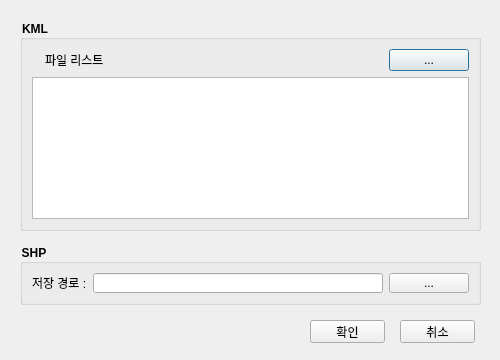
<?xml version="1.0" encoding="UTF-8"?>
<ui version="4.0">
 <class>Dialog</class>
 <widget class="QDialog" name="Dialog">
  <property name="geometry">
   <rect>
    <x>0</x>
    <y>0</y>
    <width>500</width>
    <height>360</height>
   </rect>
  </property>
  <property name="minimumSize">
   <size>
    <width>500</width>
    <height>360</height>
   </size>
  </property>
  <property name="maximumSize">
   <size>
    <width>500</width>
    <height>360</height>
   </size>
  </property>
  <property name="windowTitle">
   <string>KML 가져오기</string>
  </property>
  <property name="styleSheet">
   <string notr="true">QGroupBox { font-weight:bold; }</string>
  </property>
  <widget class="QGroupBox" name="groupBox">
   <property name="geometry">
    <rect>
     <x>20</x>
     <y>20</y>
     <width>461</width>
     <height>211</height>
    </rect>
   </property>
   <property name="title">
    <string>KML</string>
   </property>
   <layout class="QGridLayout" name="gridLayout">
    <item row="0" column="0">
     <widget class="QLabel" name="label">
      <property name="text">
       <string/>
      </property>
     </widget>
    </item>
    <item row="2" column="0" colspan="4">
     <widget class="QListView" name="listView_Files"/>
    </item>
    <item row="0" column="2">
     <spacer name="horizontalSpacer">
      <property name="orientation">
       <enum>Qt::Horizontal</enum>
      </property>
      <property name="sizeHint" stdset="0">
       <size>
        <width>40</width>
        <height>20</height>
       </size>
      </property>
     </spacer>
    </item>
    <item row="0" column="1">
     <widget class="QLabel" name="label_2">
      <property name="text">
       <string>파일 리스트</string>
      </property>
     </widget>
    </item>
    <item row="0" column="3">
     <widget class="QPushButton" name="pushButton_OpenKMLFiles">
      <property name="text">
       <string>...</string>
      </property>
     </widget>
    </item>
   </layout>
  </widget>
  <widget class="QGroupBox" name="groupBox_2">
   <property name="geometry">
    <rect>
     <x>20</x>
     <y>244</y>
     <width>461</width>
     <height>61</height>
    </rect>
   </property>
   <property name="title">
    <string>SHP</string>
   </property>
   <layout class="QGridLayout" name="gridLayout_2">
    <item row="0" column="0">
     <widget class="QLabel" name="label_3">
      <property name="text">
       <string>저장 경로 :</string>
      </property>
     </widget>
    </item>
    <item row="0" column="1">
     <widget class="QLineEdit" name="lineEdit_SavePath"/>
    </item>
    <item row="0" column="2">
     <widget class="QPushButton" name="pushButton_SetSavePath">
      <property name="text">
       <string>...</string>
      </property>
     </widget>
    </item>
   </layout>
  </widget>
  <widget class="QPushButton" name="pushButton_OK">
   <property name="geometry">
    <rect>
     <x>310</x>
     <y>320</y>
     <width>75</width>
     <height>23</height>
    </rect>
   </property>
   <property name="text">
    <string>확인</string>
   </property>
  </widget>
  <widget class="QPushButton" name="pushButton_Cancel">
   <property name="geometry">
    <rect>
     <x>400</x>
     <y>320</y>
     <width>75</width>
     <height>23</height>
    </rect>
   </property>
   <property name="text">
    <string>취소</string>
   </property>
  </widget>
 </widget>
 <resources/>
 <connections/>
</ui>
